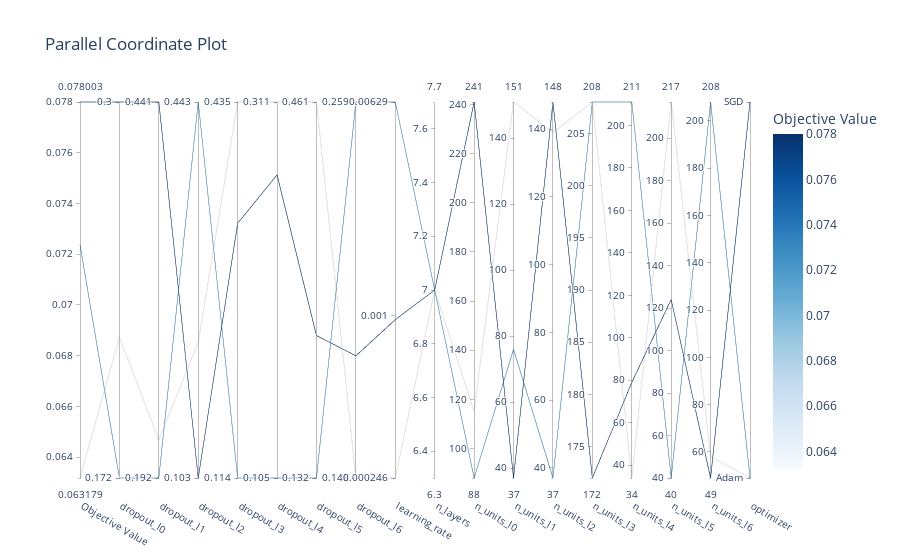

The notebook cell saved with this chart:
### Code cell
optuna.visualization.plot_parallel_coordinate(study)

### Figure 1 — Plotly figure (JSON) as saved in the notebook; plotly's stock layout.template omitted (floating-point values rounded to 4 significant figures)
{"data": [{"dimensions": [{"label": "Objective Value", "range": [0.06318, 0.078], "values": [0.06318, 0.078, 0.07238]}, {"label": "dropout_l0", "range": [-0.7639, -0.5235], "ticktext": ["0.172", "0.3"], "tickvals": [-0.7639, -0.5235], "values": [-0.6739, -0.5235, -0.7639]}, {"label": "dropout_l1", "range": [-0.716, -0.3558], "ticktext": ["0.192", "0.441"], "tickvals": [-0.716, -0.3558], "values": [-0.6797, -0.3558, -0.716]}, {"label": "dropout_l2", "range": [-0.9854, -0.354], "ticktext": ["0.103", "0.443"], "tickvals": [-0.9854, -0.354], "values": [-0.7572, -0.9854, -0.354]}, {"label": "dropout_l3", "range": [-0.9429, -0.3614], "ticktext": ["0.114", "0.435"], "tickvals": [-0.9429, -0.3614], "values": [-0.3614, -0.549, -0.9429]}, {"label": "dropout_l4", "range": [-0.9787, -0.5077], "ticktext": ["0.105", "0.311"], "tickvals": [-0.9787, -0.5077], "values": [-0.5077, -0.599, -0.9787]}, {"label": "dropout_l5", "range": [-0.8788, -0.3361], "ticktext": ["0.132", "0.461"], "tickvals": [-0.8788, -0.3361], "values": [-0.3361, -0.6732, -0.8788]}, {"label": "dropout_l6", "range": [-0.83, -0.5859], "ticktext": ["0.148", "0.259"], "tickvals": [-0.83, -0.5859], "values": [-0.83, -0.7507, -0.5859]}, {"label": "learning_rate", "range": [-3.608, -2.201], "ticktext": ["0.000246", "0.001", "0.00629"], "tickvals": [-3.608, -3, -2.201], "values": [-3.608, -3.016, -2.201]}, {"label": "n_layers", "range": [7, 7], "values": [7, 7, 7]}, {"label": "n_units_l0", "range": [88, 241], "values": [115, 241, 88]}, {"label": "n_units_l1", "range": [37, 151], "values": [151, 37, 76]}, {"label": "n_units_l2", "range": [37, 148], "values": [139, 148, 37]}, {"label": "n_units_l3", "range": [172, 208], "values": [208, 172, 208]}, {"label": "n_units_l4", "range": [34, 211], "values": [34, 79, 211]}, {"label": "n_units_l5", "range": [40, 217], "values": [217, 124, 40]}, {"label": "n_units_l6", "range": [49, 208], "values": [58, 49, 208]}, {"label": "optimizer", "range": [0, 1], "ticktext": ["Adam", "SGD"], "tickvals": [0, 1], "values": [0, 1, 0]}], "labelangle": 30, "labelside": "bottom", "line": {"color": [0.06318, 0.078, 0.07238], "colorbar": {"title": {"text": "Objective Value"}}, "colorscale": [[0, "rgb(247,251,255)"], [0.125, "rgb(222,235,247)"], [0.25, "rgb(198,219,239)"], [0.375, "rgb(158,202,225)"], [0.5, "rgb(107,174,214)"], [0.625, "rgb(66,146,198)"], [0.75, "rgb(33,113,181)"], [0.875, "rgb(8,81,156)"], [1, "rgb(8,48,107)"]], "reversescale": false, "showscale": true}, "type": "parcoords"}], "layout": {"title": {"text": "Parallel Coordinate Plot"}}}
